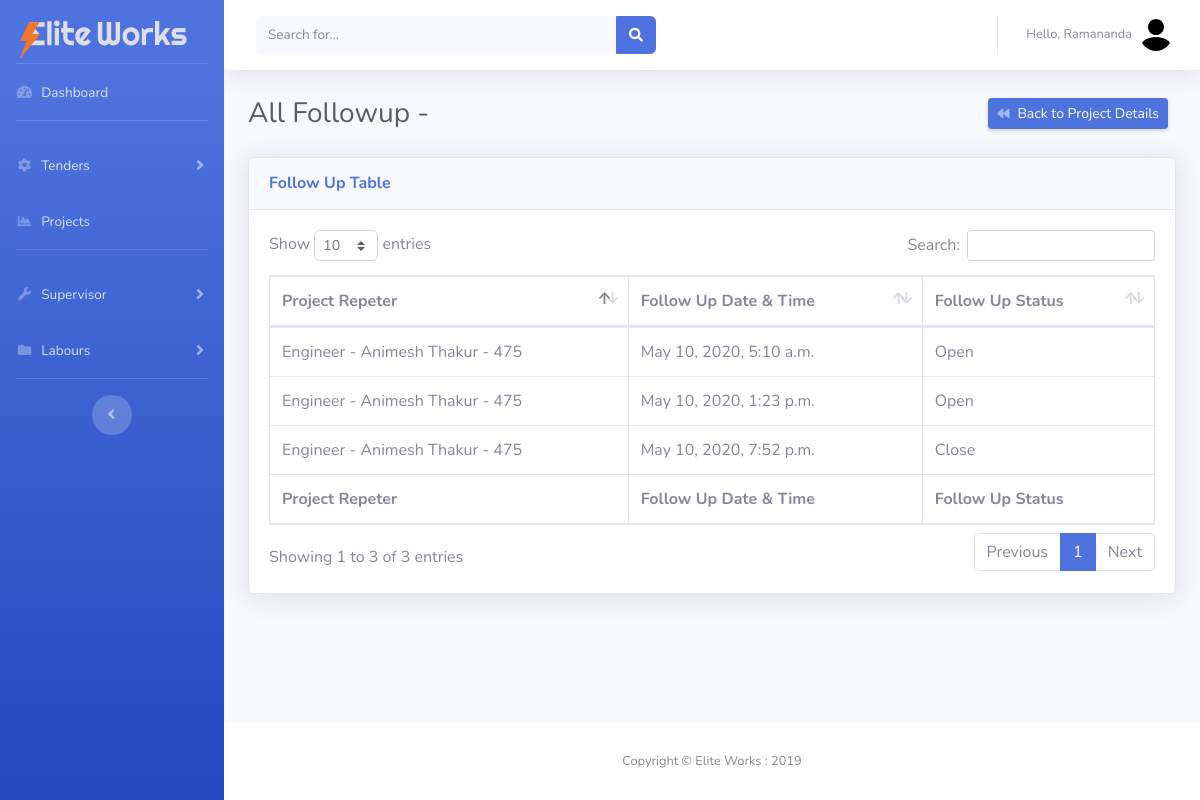
The page /view_followup/2/7 (signed in) on the database its author committed.
### project/models.py (models this page shows)
class ProjectFollowup(models.Model):
    Open = 'Open'
    Close = 'Close'
    STATUS = [(Open, 'Open'), (Close, 'Close')]
    Assistant_Engineer = 'Assistant Engineer'
    Executive_Engineer_Division = 'Executive Engineer - Division'
    Regional_Account_Office = 'Regional Account Office'
    BILL_POSITION = [(Assistant_Engineer, 'Assistant Engineer'), (Executive_Engineer_Division,
                                                                  'Executive Engineer - Division'), (Regional_Account_Office, 'Regional Account Office')]
    project_rep = models.ForeignKey(
        ProjectRepeter, on_delete=models.CASCADE, null=True)
    date_time = models.DateTimeField('Current Date & Time', auto_now_add=True)
    bill_position = models.CharField(
        'Bill Position', choices=BILL_POSITION, max_length=100, default='Regional Account Office')
    status = models.CharField(
        'Follow Up Status', choices=STATUS, max_length=100, default='Open')

class ProjectRepeter(models.Model):
    Assistant = 'Assistant'
    Engineer = 'Engineer'
    Division_Office = 'Division Office'
    Supervisor = 'Supervisor'
    POSITION = [(Assistant, 'Assistant'), (Engineer, 'Engineer'),
                (Division_Office, 'Division Office'), (Supervisor, 'Supervisor')]
    project = models.ForeignKey(Projects, on_delete=models.CASCADE, null=True)
    from_date = models.DateField('From Date', default=(
        date.today()-timedelta(days=30)).isoformat())
    to_date = models.DateField('To Date', default=timezone.now)
    cover_letter = models.FileField('Covering Letter Copy')
    invoice_copy = models.FileField('Invoice Copy')
    atten_sheet = models.FileField('Attendance Sheet Copy')
    salary_sheet = models.FileField('Salary Sheet Copy')
    bank_statement = models.FileField('Bank Statement Copy')
    epf_chalan = models.FileField('EPF Chalan (Upload)')
    epf_ecr = models.FileField('EPF ECR (Upload)')
    esic_chalan = models.FileField('ESIC Chalan (Upload)')
    esic_ecr = models.FileField('ESIC ECR (Upload)')
    labor_passbook = models.FileField('Labore Passbook / BS (Upload)')
    doc_handover_date = models.DateField(
        'All Document Handover Date', default=timezone.now)
    doc_handover_option = models.CharField(
        'All Document Handover to (Options)', choices=POSITION, max_length=200, default=None)
    doc_handover_person = models.CharField(
        'All Document Handover to (Person Name)', max_length=50, null=True)
    Remarks = models.CharField(
        'Project Repeter Remarks', max_length=50, null=True)
    class Meta:
        verbose_name = 'Project Repeter'
        verbose_name_plural = 'Project Repeter'
    def __str__(self):
        return self.doc_handover_option+" - "+self.doc_handover_person

### manpower/views.py (the view)
# urls.py: path('view_followup/<int:id>/<int:pid>',
def view_followup(request, id, pid):
    pr_obj = ProjectRepeter.objects.get(id=id)
    view_follow = ProjectFollowup.objects.filter(project_rep=pr_obj)
    project_obj = Projects.objects.get(id=pid)
    context = {'view_follow': view_follow, 'project_obj': project_obj}
    return render(request, 'manpower/view_followup.html', context)

### manpower/templates/manpower/view_followup.html (shortened to what this page needs)
{% extends 'manpower/base.html' %}
{% load static %}
{% block content %}
<div class="container-fluid">
    <div class="d-sm-flex align-items-center justify-content-between mb-4">
        <h1 class="h3 mb-0 text-gray-800">All Followup - </h1>
        <a href="{% url 'project_details' project_obj.id %}"
            class="d-xs-block my-1 mr-2 px-2 d-sm-inline-block btn btn-sm btn-primary shadow-sm"><i
                class="fas fa-backward fa-sm text-white-50 pr-2"></i>Back to Project Details</a>
    </div>
    <div class="card shadow mb-4">
        <div class="card-header py-3">
            <h6 class="m-0 font-weight-bold text-primary">Follow Up Table</h6>
        </div>
        <div class="card-body">
            <div class="table-responsive">
                <table class="table table-bordered" id="dataTable" width="100%" cellspacing="0">
                    <thead>
                        <tr>
                            <th>Project Repeter</th>
                            <th>Follow Up Date & Time</th>
                            <th>Follow Up Status</th>
                        </tr>
                    </thead>
                    <tfoot>
                        <tr>
                            <th>Project Repeter</th>
                            <th>Follow Up Date & Time</th>
                            <th>Follow Up Status</th>
                        </tr>
                    </tfoot>
                    <tbody>
                        {% for fu in view_follow  %}
                        <tr>
                            <td>{{fu.project_rep}}</td>
                            <td>{{fu.date_time}}</td>
                            <td>{{fu.status}}</td>
                        </tr>
                        {% endfor %}
                    </tbody>
                </table>
            </div>
        </div>
    </div>
</div>
{% endblock content %}

### manpower/templates/manpower/base.html (shortened to what this page needs)
{% load static %}
{% url 'dashboard' as dashboard %}
{% url 'tender' as tender %}
{% url 'suprervisor' as suprervisor %}
{% url 'labour' as labour %}
<!DOCTYPE html>
<html lang="en">
<head>
    <link href="{% static 'vendor/fontawesome-free/css/all.min.css' %}" rel="stylesheet" type="text/css">
    <link rel="stylesheet"
        href="https://cdn.jsdelivr.net/npm/bootstrap-select@1.13.14/dist/css/bootstrap-select.min.css">
    <link href="{% static 'css/sb-admin-2.min.css' %}" rel="stylesheet">
    <link href="{% static 'css/main.css' %}" rel="stylesheet">
    <link href="{% static 'vendor/datatables/dataTables.bootstrap4.min.css' %}" rel="stylesheet">
</head>
<body id="page-top">
    <div id="wrapper">
        <ul class="navbar-nav bg-gradient-primary sidebar sidebar-dark accordion" id="accordionSidebar">
            <div class="logo">
                <a class="navbar-brand" href="{% url 'dashboard' %}">
                    <img src="{% static 'img/elite_works_logo.svg' %}" alt="Elite Works Logo">
                </a>
            </div>
            <hr class="sidebar-divider my-0">
            <li class="nav-item {% if request.path == dashboard %} active {%endif%}">
                <a class="nav-link" href="{% url 'dashboard' %}">
                    <i class="fas fa-fw fa-tachometer-alt"></i>
                    <span>Dashboard</span></a>
            </li>
            <hr class="sidebar-divider">
            {% if request.user.is_staff %}
            <li class="nav-item {% if request.path == tender %} active {%endif%}">
                <a class="nav-link collapsed" href="{% url 'tenders'  %}" data-toggle="collapse"
                    data-target="#collapseTwo" aria-expanded="true" aria-controls="collapseTwo">
                    <i class="fas fa-fw fa-cog"></i>
                    <span>Tenders</span>
                </a>
            </li>
            {% endif %}
            <li class="nav-item {% if request.path == project %} active {%endif%}">
                <a class="nav-link" href="{% url 'projects' %}">
                    <i class="fas fa-fw fa-chart-area"></i>
                    <span>Projects</span></a>
            </li>
            {% if request.user.is_staff %}
            <hr class="sidebar-divider">
            <li class="nav-item {% if request.path == project %} active {%endif%}">
                <a class="nav-link collapsed" href="#" data-toggle="collapse" data-target="#collapseUtilities"
                    aria-expanded="true" aria-controls="collapseUtilities">
                    <i class="fas fa-fw fa-wrench"></i>
                    <span>Supervisor</span>
                </a>
            </li>
            {% endif %}
            {% if request.user.is_staff %}
            <li class="nav-item {% if request.path == project %} active {%endif%}">
                <a class="nav-link collapsed" href="#" data-toggle="collapse" data-target="#collapsePages"
                    aria-expanded="true" aria-controls="collapsePages">
                    <i class="fas fa-fw fa-folder"></i>
                    <span>Labours</span>
                </a>
            </li>
            {% endif %}
            <hr class="sidebar-divider d-none d-md-block">
            <div class="text-center d-none d-md-inline">
                <button class="rounded-circle border-0" id="sidebarToggle"></button>
            </div>
        </ul>
        <div id="content-wrapper" class="d-flex flex-column">
            <div id="content">
                <nav class="navbar navbar-expand navbar-light bg-white topbar mb-4 static-top shadow">
                    <form
                        class="d-none d-sm-inline-block form-inline mr-auto ml-md-3 my-2 my-md-0 mw-100 navbar-search">
                        <div class="input-group">
                            <input type="text" class="form-control bg-light border-0 small" placeholder="Search for..."
                                aria-label="Search" aria-describedby="basic-addon2">
                            <div class="input-group-append">
                                <button class="btn btn-primary" type="button">
                                    <i class="fas fa-search fa-sm"></i>
                                </button>
                            </div>
                        </div>
                    </form>
                    <ul class="navbar-nav ml-auto">
                        <li class="nav-item dropdown no-arrow">
                            <a class="nav-link dropdown-toggle" href="#" id="userDropdown" role="button"
                                data-toggle="dropdown" aria-haspopup="true" aria-expanded="false">
                                <span class="mr-2 d-none d-lg-inline text-gray-600 small">Hello,
                                    {{request.user.first_name}}</span>
                                <img class="img-profile rounded-circle" src="{% static 'img/user_logo.svg' %}">
                            </a>
                        </li>
                    </ul>
                </nav>
                {% block content %}
                {% endblock content %}
            </div>
            <footer class="sticky-footer bg-white">
                <div class="container my-auto">
                    <div class="copyright text-center my-auto">
                        <span>Copyright &copy; Elite Works : 2019</span>
                    </div>
                </div>
            </footer>
        </div>
    </div>
</body>
</html>

### static/css/main.css (style rules this page uses)
.logo img { vertical-align: middle; border-style: none; width: 90%; padding-left: 20px; padding-top: 15px; }

### rows shown on the page
ProjectFollowup: project_rep "Engineer - Animesh Thakur - 475", date_time "May 10, 2020, 5:10 a.m.", status "Open"
ProjectFollowup: project_rep "Engineer - Animesh Thakur - 475", date_time "May 10, 2020, 1:23 p.m.", status "Open"
ProjectFollowup: project_rep "Engineer - Animesh Thakur - 475", date_time "May 10, 2020, 7:52 p.m.", status "Close"

### other values the page prints
{{ request.user.first_name }} "Ramananda"
